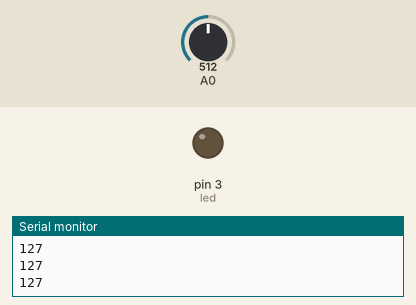
This sketch was run on a simulated Arduino Uno, built with avr-gcc and run on an emulated ATmega328P. Shown: output pins drawn as LEDs (lit = HIGH), the last lines printed to the serial monitor. The test bench sets the inputs (shaded band); at power-on: A0 = 512.

Above: at 1.2 s.
1.3 s: A0 set to 416
2.8 s: A0 set to 391
At 3.4 s:
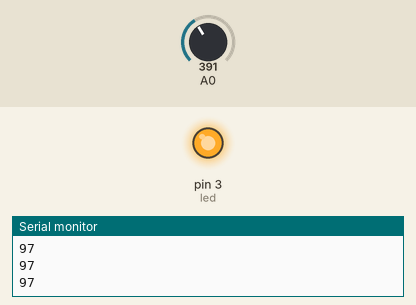
4.3 s: A0 set to 410
At 4.7 s:
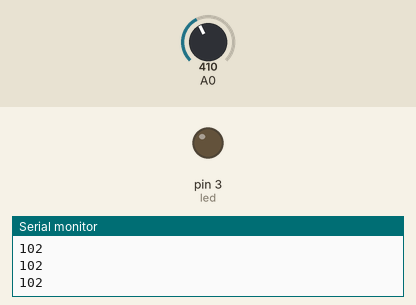
5.8 s: A0 set to 390
At 7.2 s:
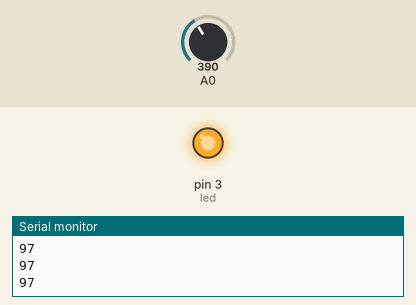
Timing chart, 0 to 8.3 s (numbered marks = the images above; inputs shaded):
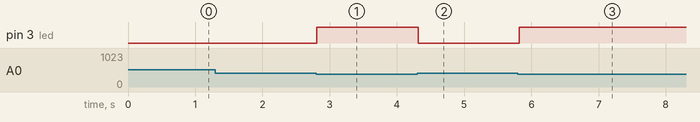

The sketch:

04-auto-nightlight.ino
```cpp
const int led = 3;
int value ;
int convert_value;


void setup(){
  pinMode(led, OUTPUT);
  Serial.begin(9600);
}

void loop(){
  value = analogRead(A0);
  convert_value = map(value, 0, 1023, 0, 255);
  Serial.println(convert_value);

  if (value > 400 ){
    analogWrite(led, 0);
  }else {
    analogWrite(led, 255); //s'allume quand il fait sombre ( when value is < 400)
  }
  delay(100);
}
```

Measured:
- the behaviour switches between 401 and 400 on A0 (found by bisection; images 0 and 1)
- after the input at 2.8 s, pin 3 (led): LOW → HIGH at once
- after the input at 4.3 s, pin 3 (led): HIGH → LOW at once
- after the input at 5.8 s, pin 3 (led): LOW → HIGH at once
